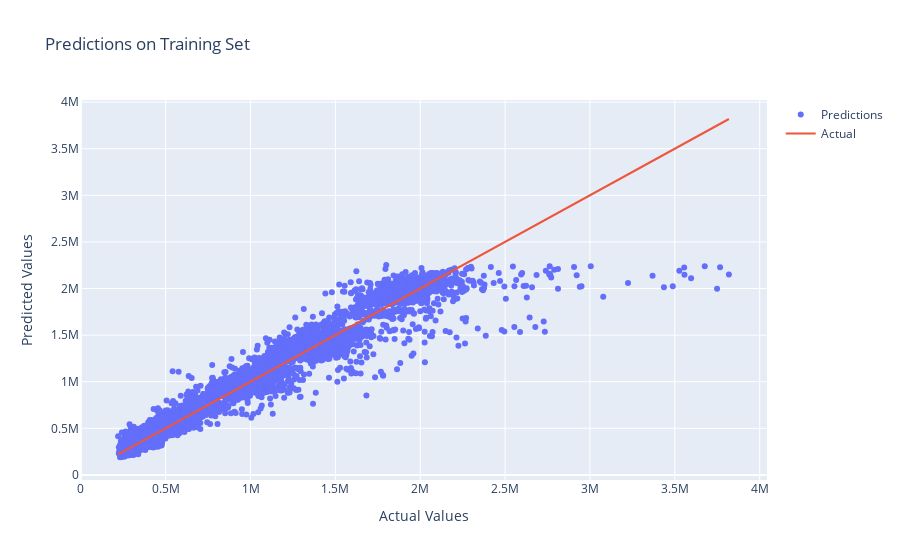
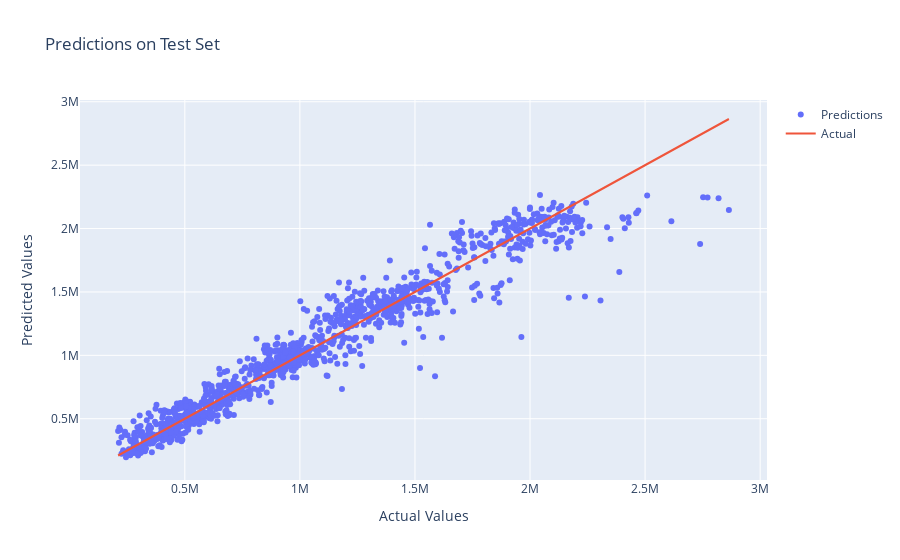

Notebook code for these charts, in order:
### Markdown cell above
La forte relation linéaire entre les variables explicatives et la variable cible permet au modèle de réaliser des prédictions précises. Cependant, la présence d'un surajustement suggère que le modèle est trop adapté aux données d'entraînement, ce qui peut compromettre sa performance lorsqu'il est appliqué à de nouvelles données.

### Code cell
# Visualisation des predictions sur training set
fig = go.Figure()
fig.add_trace(go.Scatter(x=Y_train, y=Y_train_pred, mode='markers', name='Predictions'))
fig.add_trace(go.Scatter(x=Y_train, y=Y_train, mode='lines', name='Actual'))
fig.update_layout(title="Predictions on Training Set", xaxis_title="Actual Values", yaxis_title="Predicted Values")
fig.show()

# Visualize des predictions sur test set
fig = go.Figure()
fig.add_trace(go.Scatter(x=Y_test, y=Y_test_pred, mode='markers', name='Predictions'))
fig.add_trace(go.Scatter(x=Y_test, y=Y_test, mode='lines', name='Actual'))
fig.update_layout(title="Predictions on Test Set", xaxis_title="Actual Values", yaxis_title="Predicted Values")
fig.show()

### Figure 1 — Plotly figure (JSON) as saved in the notebook; plotly's stock layout.template omitted (floating-point values rounded to 4 significant figures; data arrays with more than 128 entries replaced by an {"elided": "..."} marker saying what was removed)
{"data": [{"mode": "markers", "name": "Predictions", "type": "scatter", "x": {"elided": "5096 float values"}, "y": {"elided": "5096 float values"}}, {"mode": "lines", "name": "Actual", "type": "scatter", "x": {"elided": "5096 float values"}, "y": {"elided": "5096 float values"}}], "layout": {"title": {"text": "Predictions on Training Set"}, "xaxis": {"title": {"text": "Actual Values"}}, "yaxis": {"title": {"text": "Predicted Values"}}}}

### Figure 2 — Plotly figure (JSON) as saved in the notebook; plotly's stock layout.template omitted (floating-point values rounded to 4 significant figures; data arrays with more than 128 entries replaced by an {"elided": "..."} marker saying what was removed)
{"data": [{"mode": "markers", "name": "Predictions", "type": "scatter", "x": {"elided": "1275 float values"}, "y": {"elided": "1275 float values"}}, {"mode": "lines", "name": "Actual", "type": "scatter", "x": {"elided": "1275 float values"}, "y": {"elided": "1275 float values"}}], "layout": {"title": {"text": "Predictions on Test Set"}, "xaxis": {"title": {"text": "Actual Values"}}, "yaxis": {"title": {"text": "Predicted Values"}}}}
